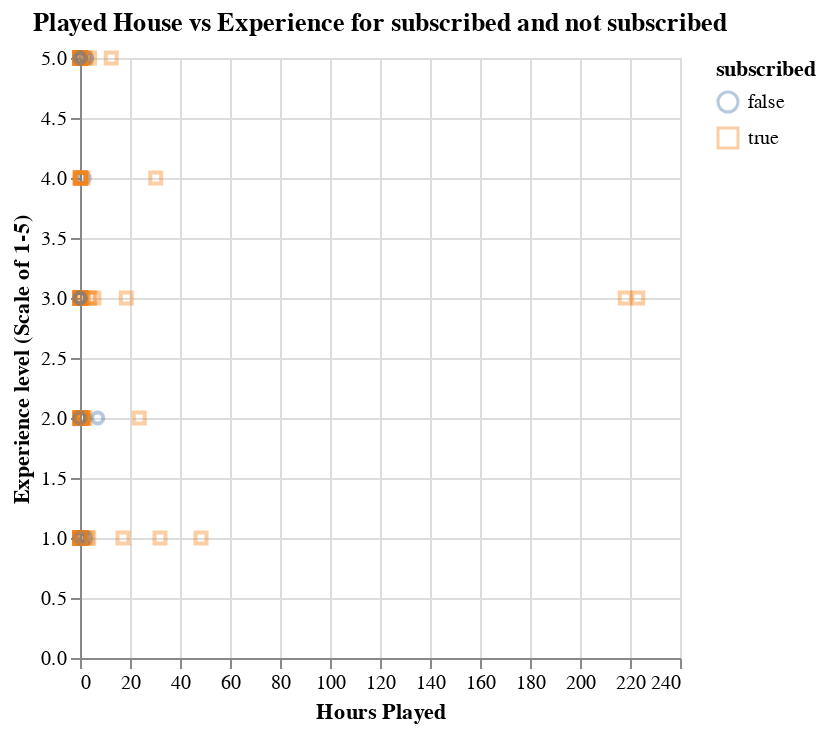

The notebook cell saved with this chart:
### Code cell
#Exploratory visualization (3)

played_vs_experience_plot = alt.Chart(
    players_train,
    title="Played House vs Experience for subscribed and not subscribed"
).mark_point(opacity=0.4).encode(
    x=alt.X("played_hours:Q")
        .title("Hours Played")
        .scale(zero=False),
    y=alt.Y("experience:Q").title("Experience level (Scale of 1-5)"),
    color=alt.Color('subscribe:N').title('subscribed'),
    shape= 'subscribe'
)
played_vs_experience_plot

### Figure 1 — Vega-Lite specification as saved in the notebook (floating-point values rounded to 4 significant figures; data arrays with more than 128 entries replaced by an {"elided": "..."} marker saying what was removed)
{"config": {"view": {"continuousWidth": 300, "continuousHeight": 300}}, "data": {"name": "data-7853e3eccfc9343d75047172d2a2464f"}, "mark": {"type": "point", "opacity": 0.4}, "encoding": {"color": {"field": "subscribe", "title": "subscribed", "type": "nominal"}, "shape": {"field": "subscribe", "type": "nominal"}, "x": {"field": "played_hours", "scale": {"zero": false}, "title": "Hours Played", "type": "quantitative"}, "y": {"field": "experience", "title": "Experience level (Scale of 1-5)", "type": "quantitative"}}, "title": "Played House vs Experience for subscribed and not subscribed", "$schema": "https://vega.github.io/schema/vega-lite/v5.20.1.json", "datasets": {"data-7853e3eccfc9343d75047172d2a2464f": {"elided": "147 records"}}}
